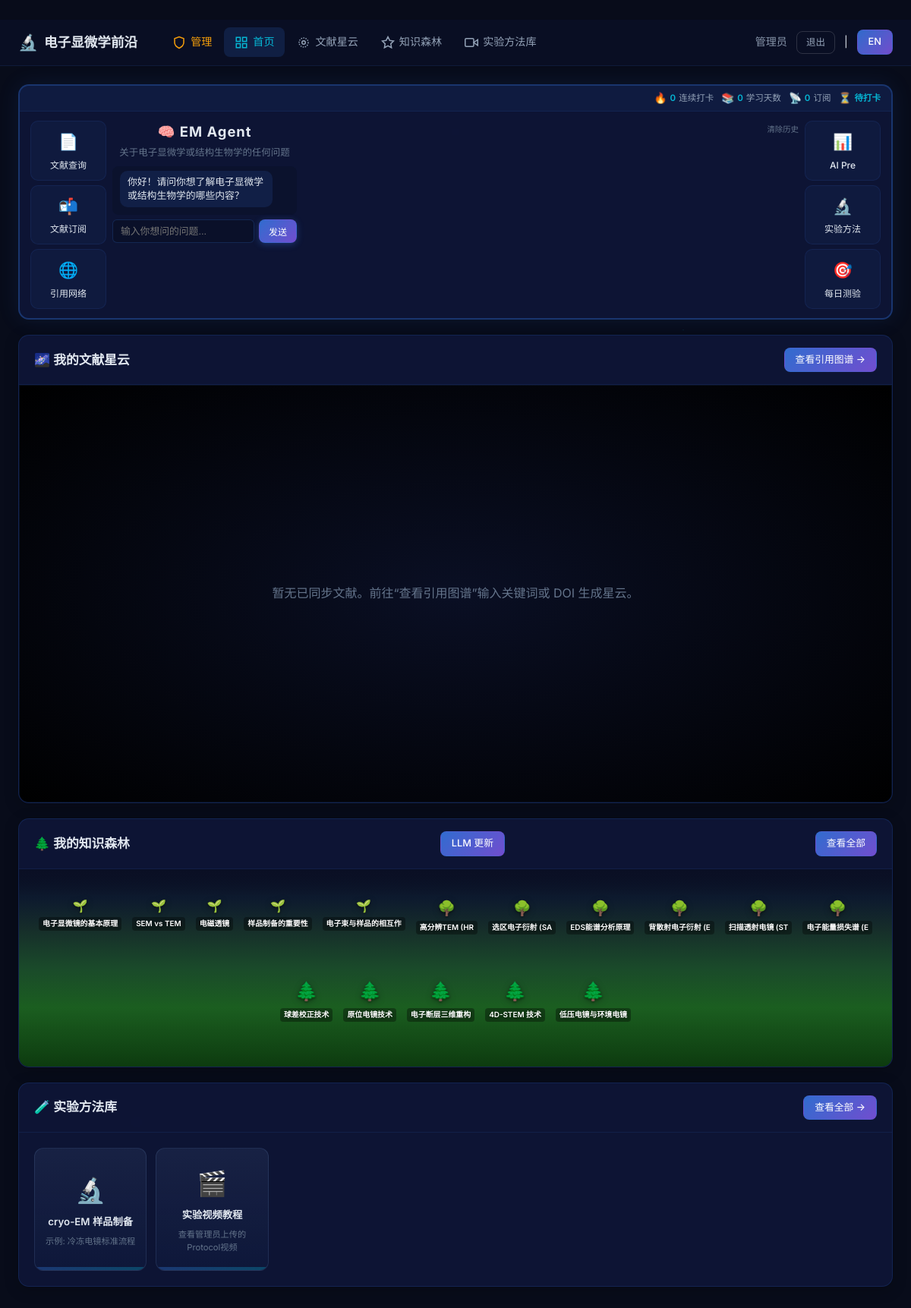
The app's page /dashboard (signed in) with its own data.
### models.py (models this page shows, shortened)
class User(UserMixin, db.Model):
    __tablename__ = "users"
    id = db.Column(db.Integer, primary_key=True)
    student_id = db.Column(db.String(20), unique=True, nullable=False, index=True)
    name = db.Column(db.String(50), nullable=False)
    email = db.Column(db.String(120), nullable=False)
    password_hash = db.Column(db.String(256), nullable=False)
    is_admin = db.Column(db.Boolean, default=False)
    registered_at = db.Column(db.DateTime, default=lambda: datetime.now(timezone.utc))
    subscriptions = db.relationship("LiteratureSubscription", backref="user", lazy="dynamic")
    checkins = db.relationship("DailyCheckin", backref="user", lazy="dynamic")
    uploads = db.relationship("UploadedLiterature", backref="uploader", lazy="dynamic")
    rewards = db.relationship("AttendanceReward", backref="user", lazy="dynamic")

class KnowledgePoint(db.Model):
    __tablename__ = "knowledge_points"
    id = db.Column(db.Integer, primary_key=True)
    title = db.Column(db.String(200), nullable=False)
    content = db.Column(db.Text, nullable=False)
    difficulty = db.Column(db.String(20), nullable=False)
    category = db.Column(db.String(100), default="general")
    day_of_week = db.Column(db.Integer)
    source = db.Column(db.String(50), default="system")  # system or admin
    created_at = db.Column(db.DateTime, default=lambda: datetime.now(timezone.utc))
    updated_at = db.Column(db.DateTime, default=lambda: datetime.now(timezone.utc), onupdate=lambda: datetime.now(timezone.utc))

### app.py (the view)
@app.route('/dashboard')
@login_required
def dashboard():
    today = date.today()
    today_checkin = DailyCheckin.query.filter_by(
        user_id=current_user.id, date=today
    ).first()
    subscription_count = LiteratureSubscription.query.filter_by(
        user_id=current_user.id, active=True
    ).count()
    total_checkins = DailyCheckin.query.filter_by(user_id=current_user.id).count()
    streak = _calc_streak(current_user.id)
    recent_papers = LiteratureItem.query.order_by(
        LiteratureItem.fetched_at.desc()
    ).limit(5).all()
    weekdays = ["周一", "周二", "周三", "周四", "周五", "周六", "周日"]
    import datetime as dt
    today_dt = date.today()
    monday = today_dt - dt.timedelta(days=today_dt.weekday())
    week_data = []
    for i in range(7):
        d = monday + dt.timedelta(days=i)
        count = DailyCheckin.query.filter_by(
            user_id=current_user.id, date=d
        ).count()
        week_data.append(count)
    total_trees = AttendanceReward.query.filter_by(user_id=current_user.id).count()
    weekly_trees = AttendanceReward.query.filter_by(user_id=current_user.id, period="weekly").count()
    nebula_items = LiteratureItem.query.order_by(
        LiteratureItem.citation_count.desc(), LiteratureItem.fetched_at.desc()
    ).limit(60).all()
    sample_literature = [{
        "id": item.id,
        "title": item.title,
        "label": item.title[:18],
        "topic": item.topic or "Uncategorized",
        "citation_count": item.citation_count or 0,
        "url": item.url or ("https://doi.org/" + item.doi if item.doi else ""),
    } for item in nebula_items]
    all_kps = KnowledgePoint.query.all()
    user_protocols_list = ProtocolCollection.query.filter_by(user_id=current_user.id).all()
    return render_template(
        "dashboard.html",
        today_checkin=today_checkin,
        subscription_count=subscription_count,
        total_checkins=total_checkins,
        streak=streak,
        recent_papers=recent_papers,
        weekdays=weekdays,
        week_data=week_data,
        trees=total_trees,
        weekly_forest=weekly_trees,
        sample_literature=sample_literature,
        all_kps=all_kps,
        user_protocols=user_protocols_list,
    )

### app.py (called while the page is built)
@login_manager.user_loader
def load_user(user_id):
    return db.session.get(User, int(user_id))

def _calc_streak(user_id):
    import datetime as dt
    today = date.today()
    streak = 0
    current = today
    while True:
        checkin = DailyCheckin.query.filter_by(
            user_id=user_id, date=current
        ).first()
        if checkin:
            streak += 1
            current -= dt.timedelta(days=1)
        else:
            break
    return streak

@app.after_request
def no_cache(response):
    if 'text/html' in response.content_type:
        response.headers['Cache-Control'] = 'no-store, no-cache, must-revalidate, max-age=0'
        response.headers['Pragma'] = 'no-cache'
        response.headers['Expires'] = '0'
    return response

@app.context_processor
def inject_globals():
    lang = flask_session.get('lang', 'zh')
    return dict(lang=lang, _=_)

def _(zh_text, en_text=''):
    lang = flask_session.get('lang', 'zh')
    if lang == 'en' and en_text:
        return en_text
    return zh_text

### templates/dashboard.html (shortened to what this page needs)
﻿{% extends "base.html" %}
{% block content %}
<div class="hero-container">
<div class="hero-strip">
  <span class="hero-stat"><span class="stat-icon">🔥</span><span class="stat-val">{{ streak }}</span> {{ _("连续打卡", "Streak") }}</span>
  <span class="hero-stat"><span class="stat-icon">📚</span><span class="stat-val">{{ total_checkins }}</span> {{ _("学习天数", "Days") }}</span>
  <span class="hero-stat"><span class="stat-icon">📡</span><span class="stat-val">{{ subscription_count }}</span> {{ _("订阅", "Subs") }}</span>
  <span class="hero-stat"><span class="stat-icon">{{ "✅" if today_checkin else "⏳" }}</span><span class="stat-val">{{ _("已打卡", "Done") if today_checkin else _("待打卡", "Pending") }}</span></span>
</div>
<div class="hero-main">
  <div class="hero-side">
    <a href="{{ url_for('agent_literature_info') }}" class="agent-card"><div class="agent-icon">📄</div><div class="agent-label">{{ _("文献查询", "Lit Search") }}</div></a>
    <a href="{{ url_for('agent_subscription') }}" class="agent-card"><div class="agent-icon">📬</div><div class="agent-label">{{ _("文献订阅", "Subscribe") }}</div></a>
    <a href="{{ url_for('agent_citation') }}" class="agent-card"><div class="agent-icon">🌐</div><div class="agent-label">{{ _("引用网络", "Citations") }}</div></a>
  </div>
  <div class="hero-center">
    <h2>🧠 EM Agent</h2>
    <div class="hero-sub">{{ _("关于电子显微学或结构生物学的任何问题", "Ask about EM / Structural Biology") }}</div>
    <div id="chatArea" class="chat-area">
      <div class="chat-msg bot">{{ _("你好！请问你想了解电子显微学或结构生物学的哪些内容？", "Hi! Ask me about EM or structural biology.") }}</div>
    </div>
    <div class="chat-input-row">
      <input type="text" id="chatInput" placeholder="{{ _("输入你想问的问题...", "Ask something...") }}" class="chat-input" onkeydown="if(event.key==='Enter') sendChat()">
      <button onclick="sendChat()" class="btn btn-primary btn-sm" style="padding:6px 12px;font-size:0.75rem;">{{ _("发送", "Send") }}</button>
    </div>
  </div>
    <div style="text-align:right;margin-top:4px;width:100%"><span style="font-size:0.65rem;color:var(--text-muted);cursor:pointer" onclick="clearChat()">{{ _("\u6e05\u9664\u5386\u53f2", "Clear history") }}</span></div>
  <div class="hero-side">
    <a href="{{ url_for('agent_presentation') }}" class="agent-card"><div class="agent-icon">📊</div><div class="agent-label">AI Pre</div></a>
    <a href="{{ url_for('agent_methods') }}" class="agent-card"><div class="agent-icon">🔬</div><div class="agent-label">{{ _("实验方法", "Methods") }}</div></a>
    <a href="{{ url_for('study') }}" class="agent-card"><div class="agent-icon">🎯</div><div class="agent-label">{{ _("每日测验", "Quiz") }}</div></a>
  </div>
</div>
</div>
<div class="card"><div class="card-header"><h2>{{ _("🌌 我的文献星云", "🌌 My Lit Nebula") }}</h2><a href="{{ url_for('nebula') }}" class="btn btn-sm">{{ _("查看引用图谱", "View Citation Graph") }} &rarr;</a></div>
<div class="card-body" style="padding:0;">
<div id="nebula-container" style="width:100%;height:550px;background:radial-gradient(ellipse at center,#0a0f24 0%,#000 100%);border-radius:0 0 12px 12px;cursor:grab;"></div>
</div></div>
<div class="card"><div class="card-header"><h2>{{ _("🌲 我的知识森林", "🌲 My Knowledge Forest") }}</h2>
<a href="{{ url_for('admin_knowledge') }}" class="btn btn-sm">LLM {{ _("更新", "Update") }}</a>
<a href="{{ url_for('knowledge_forest') }}" class="btn btn-sm">{{ _("查看全部", "View All") }}</a></div>
<div class="card-body forest-body">
<div class="forest-grass">
{% for kp in all_kps[:16] %}
<a href="{{ url_for('study', difficulty=kp.difficulty) }}" class="forest-tree2" title="{{ kp.title }}">
<div class="tree-icon2" style="font-size:{{ 1.5 if kp.difficulty=='advanced' else 1.2 if kp.difficulty=='intermediate' else 1.0 }}rem;">{{ "🌲" if kp.difficulty=='advanced' else "🌳" if kp.difficulty=='intermediate' else "🌱" }}</div>
<div class="tree-label">{{ kp.title[:10] }}</div>
</a>
{% endfor %}
</div></div></div>
<div class="card"><div class="card-header"><h2>{{ _("🧪 实验方法库", "🧪 Experiment Lab") }}</h2><a href="{{ url_for('experiments_page') }}" class="btn btn-sm">{{ _("查看全部", "View All") }} &rarr;</a></div>
<div class="card-body"><div class="ocean-grid">
{% if user_protocols %}
{% for p in user_protocols %}
<a href="{{ url_for('agent_methods') }}" class="lab-beaker">
<div class="beaker-icon">📋</div><div class="beaker-name">{{ p.name }}</div>
<div class="beaker-desc">{{ p.paper_title[:30] }}</div>
</a>
{% endfor %}
{% else %}
<a href="{{ url_for('agent_methods') }}" class="lab-beaker">
<div class="beaker-icon">🔬</div><div class="beaker-name">{{ _("cryo-EM 样品制备", "cryo-EM Sample Prep") }}</div><div class="beaker-desc">{{ _("示例: 冷冻电镜标准流程", "Sample: cryo-EM workflow") }}</div></a>
<a href="{{ url_for('protocols') }}" class="lab-beaker">
<div class="beaker-icon">🎬</div><div class="beaker-name">{{ _("实验视频教程", "Protocol Videos") }}</div><div class="beaker-desc">{{ _("查看管理员上传的Protocol视频", "Watch admin protocol videos") }}</div></a>
{% endif %}
</div></div></div>
{% endblock %}

### templates/base.html (shortened to what this page needs)
﻿<!DOCTYPE html>
<html lang="zh-CN">
<head>
    <link rel="stylesheet" href="{{ url_for('static', filename='css/style.css') }}">
</head>
<body>
    <nav class="navbar">
        <div class="nav-inner">
            <a href="{{ url_for('index') }}" class="nav-brand">
                <span class="brand-icon">🔬</span>
                <span class="brand-text">{{ _('电子显微学前沿', 'EM Course') }}</span>
            </a>
            {% if current_user.is_authenticated %}
            <div class="nav-links">
                {% if current_user.is_admin %}
                <a href="{{ url_for("admin_dashboard") }}" class="nav-link admin-link {% if request.endpoint and "admin" in request.endpoint %}active{% endif %}">
                    <svg width="18" height="18" viewBox="0 0 24 24" fill="none" stroke="currentColor" stroke-width="2"><path d="M12 22s8-4 8-10V5l-8-3-8 3v7c0 6 8 10 8 10z"/></svg>
                    {{ _("管理", "Admin") }}
                </a>
                {% endif %}
                <a href="{{ url_for("dashboard") }}" class="nav-link {% if request.endpoint == "dashboard" %}active{% endif %}">
                    <svg width="18" height="18" viewBox="0 0 24 24" fill="none" stroke="currentColor" stroke-width="2"><rect x="3" y="3" width="7" height="7"/><rect x="14" y="3" width="7" height="7"/><rect x="14" y="14" width="7" height="7"/><rect x="3" y="14" width="7" height="7"/></svg>
                    {{ _("首页", "Home") }}
                </a>
                <a href="{{ url_for("literature_hub") }}" class="nav-link {% if request.endpoint == "literature_hub" %}active{% endif %}">
                    <svg width="18" height="18" viewBox="0 0 24 24" fill="none" stroke="currentColor" stroke-width="2"><circle cx="12" cy="12" r="3"/><circle cx="12" cy="12" r="8" stroke-dasharray="2 2"/></svg>
                    {{ _("文献星云", "Nebula") }}
                </a>
                <a href="{{ url_for("knowledge_forest") }}" class="nav-link {% if request.endpoint == "knowledge_forest" %}active{% endif %}">
                    <svg width="18" height="18" viewBox="0 0 24 24" fill="none" stroke="currentColor" stroke-width="2"><path d="M12 2L15.09 8.26L22 9.27L17 14.14L18.18 21.02L12 17.77L5.82 21.02L7 14.14L2 9.27L8.91 8.26L12 2z"/></svg>
                    {{ _("知识森林", "Forest") }}
                </a>
                <a href="{{ url_for("experiments_page") }}" class="nav-link {% if request.endpoint == "experiments_page" %}active{% endif %}">
                    <svg width="18" height="18" viewBox="0 0 24 24" fill="none" stroke="currentColor" stroke-width="2"><polygon points="23 7 16 12 23 17 23 7"/><rect x="1" y="5" width="15" height="14" rx="2" ry="2"/></svg>
                    {{ _("实验方法库", "Experiments") }}
                </a>
            </div>
            <div class="nav-user"><div class="nav-user">
                <span class="user-name">{{ current_user.name }}</span>
                <a href="{{ url_for('logout') }}" class="btn btn-sm btn-outline">{{ _('退出', 'Logout') }}</a>
                <span class="lang-spacer">|</span>
                <a href="{{ url_for("set_lang", lang_code="en" if lang=="zh" else "zh", next=request.path) }}" class="btn btn-sm lang-toggle">{{ "EN" if lang=="zh" else "中文" }}</a>
            </div>
            {% endif %}
        </div>
    </nav>
    <main class="main-content">
        {% block content %}{% endblock %}
    </main>
</body>
</html>

### templates/dashboard.html (style rules this page uses)
.hero-container { display: flex; flex-direction: column; border: 2px solid rgba(59,130,246,0.3); border-radius: 14px; background: rgba(15,23,58,0.85); backdrop-filter: blur(8px); box-shadow: 0 0 30px rgba(59,130,246,0.1); margin-bottom: 20px; overflow: hidden; }
.hero-strip { display: flex; justify-content: flex-end; padding: 6px 14px; background: rgba(59,130,246,0.06); border-bottom: 1px solid rgba(59,130,246,0.08); gap: 10px; flex-wrap: nowrap; overflow-x: auto; white-space: nowrap; }
.hero-stat { display: inline-flex; align-items: center; gap: 4px; font-size: 0.72rem; color: var(--text-secondary); white-space: nowrap; }
.hero-stat .stat-icon { font-size: 0.85rem; width: auto; height: auto; background: none; border-radius: 0; display: inline; padding: 0; }
.hero-stat .stat-val { font-weight: 600; color: var(--accent-cyan); }
.hero-main { display: flex; gap: 8px; padding: 12px 14px; min-height: 260px; }
.hero-side { display: flex; flex-direction: column; gap: 6px; width: 100px; flex-shrink: 0; justify-content: center; }
.hero-side .agent-card { padding: 10px 12px; min-width: 0; width: 100%; }
.hero-side .agent-icon { font-size: 1.3rem; }
.hero-side .agent-label { font-size: 0.75rem; white-space: nowrap; text-align: center; }
.hero-center h2 { font-size: 1.15rem; font-weight: 700; margin-bottom: 2px; color: var(--text-primary); letter-spacing: 1px; text-align: center; }
.hero-center .hero-sub { font-size: 0.78rem; color: var(--text-muted); margin-bottom: 8px; text-align: center; white-space: nowrap; }
.hero-center .hero-sub { font-size: 0.78rem; color: var(--text-muted); margin-bottom: 8px; text-align: center; }
.hero-center .chat-area { max-height: 160px; overflow-y: auto; margin-bottom: 6px; padding: 6px 10px; background: rgba(10,15,36,0.4); border-radius: 8px; width: 100%; flex: 1; }
.hero-center .chat-msg { padding: 6px 10px; margin-bottom: 4px; border-radius: 10px; font-size: 0.8rem; line-height: 1.4; max-width: 90%; }
.hero-center .chat-msg.bot { background: rgba(59,130,246,0.12); color: var(--text-primary); }
.hero-center .chat-input-row { display: flex; gap: 6px; width: 100%; }
.hero-center .chat-input-row button { flex-shrink: 0; white-space: nowrap; }
.hero-center .chat-input { flex: 1; padding: 6px 10px; border: 1px solid rgba(59,130,246,0.2); border-radius: 6px; background: rgba(10,15,36,0.6); color: var(--text-primary); font-size: 0.8rem; }

### records on screen
User: name "管理员"
KnowledgePoint: difficulty "🌱", title "电子显微镜的基本原理"
KnowledgePoint: difficulty "🌱", title "SEM vs TEM"
KnowledgePoint: difficulty "🌱", title "电磁透镜"
KnowledgePoint: difficulty "🌱", title "样品制备的重要性"
KnowledgePoint: difficulty "🌱", title "电子束与样品的相互作"
KnowledgePoint: difficulty "🌳", title "高分辨TEM (HR"
KnowledgePoint: difficulty "🌳", title "选区电子衍射 (SA"
KnowledgePoint: difficulty "🌳", title "EDS能谱分析原理"
KnowledgePoint: difficulty "🌳", title "背散射电子衍射 (E"
KnowledgePoint: difficulty "🌳", title "扫描透射电镜 (ST"
KnowledgePoint: difficulty "🌳", title "电子能量损失谱 (E"
KnowledgePoint: difficulty "🌲", title "球差校正技术"
KnowledgePoint: difficulty "🌲", title "原位电镜技术"
KnowledgePoint: difficulty "🌲", title "电子断层三维重构"
KnowledgePoint: difficulty "🌲", title "4D-STEM 技术"
KnowledgePoint: difficulty "🌲", title "低压电镜与环境电镜"

### other values on screen
{{ "EN" if lang=="zh" else "中文" }} "EN"
{{ streak }} "0"
{{ total_checkins }} "0"
{{ subscription_count }} "0"
{{ "✅" if today_checkin else "⏳" }} "⏳"
